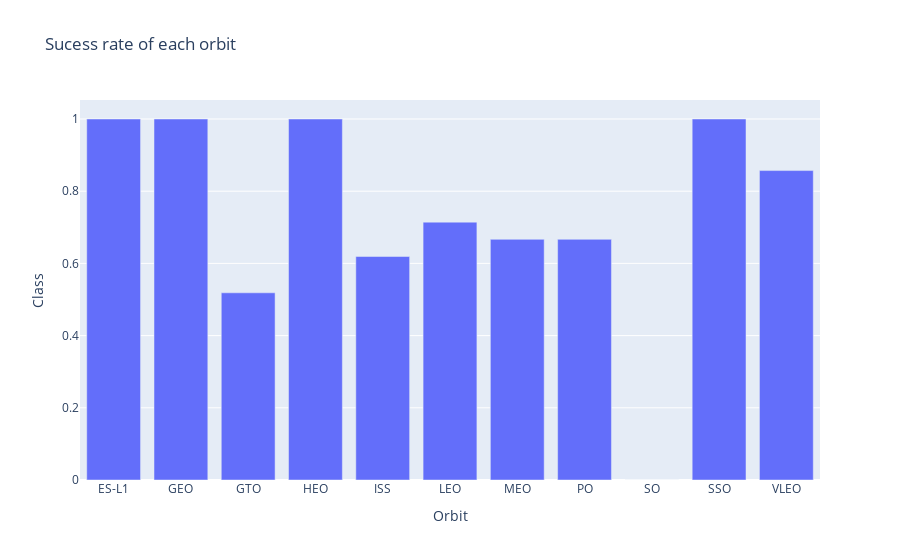

Notebook source saved alongside this figure:
### Markdown cell above
Let's create a `bar chart` for the sucess rate of each orbit

### Code cell
# HINT use groupby method on Orbit column and get the mean of Class column
mean=df.groupby(['Orbit'])['Class'].mean().reset_index()
fig= px.bar(mean, x='Orbit', y='Class',title= "Sucess rate of each orbit")
fig.show()

### Figure 1 — Plotly figure (JSON) as saved in the notebook; plotly's stock layout.template omitted (floating-point values rounded to 4 significant figures)
{"data": [{"alignmentgroup": "True", "hovertemplate": "Orbit=%{x}<br>Class=%{y}<extra></extra>", "legendgroup": "", "marker": {"color": "#636efa", "pattern": {"shape": ""}}, "name": "", "offsetgroup": "", "orientation": "v", "showlegend": false, "textposition": "auto", "x": ["ES-L1", "GEO", "GTO", "HEO", "ISS", "LEO", "MEO", "PO", "SO", "SSO", "VLEO"], "xaxis": "x", "y": [1, 1, 0.5185, 1, 0.619, 0.7143, 0.6667, 0.6667, 0, 1, 0.8571], "yaxis": "y", "type": "bar"}], "layout": {"xaxis": {"anchor": "y", "domain": [0, 1], "title": {"text": "Orbit"}, "type": "category", "range": [-0.5, 10.5], "autorange": true}, "yaxis": {"anchor": "x", "domain": [0, 1], "title": {"text": "Class"}, "type": "linear", "range": [0, 1.053], "autorange": true}, "legend": {"tracegroupgap": 0}, "title": {"text": "Sucess rate of each orbit"}, "barmode": "relative", "autosize": true}}
